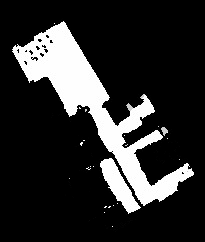
#> input picture Intelligence/Map/rtabmap.png, 205 x 242 px
$ python map_navigator.py
#> lines starting #> are read from the running program, lines starting #| are printed output that depends on the picture; after the words box and inside, x2 and y2 are one past the last pixel; in counts of white or black regions, pixels touching at a corner belong together
#!/usr/bin/env python3
"""
Map Navigator
=============
Displays rtabmap.png (10.25 x 12.1 m, centre = world origin) and lets you
drive the UGV by dragging an arrow on the map:

  • Left-click drag  → send  goto(target_position)
                       Arrow origin = XY goal, arrow direction = heading hint
  • S                → stop the robot
  • Q / Esc          → quit

The robot's live position and heading are rendered on the map in real time.
"""

import os
import sys
import math
import threading
import json

import cv2
import numpy as np

# ── Allow importing from Experiments/ ───────────────────────────────────────
_THIS_DIR = os.path.dirname(os.path.abspath(__file__))
sys.path.insert(0, os.path.join(_THIS_DIR, "..", "..", "Experiments"))

from config import TWIN_UUID, TWIN_LIDAR_UUID, ENVIRONMENT_UUID
from cyberwave import Cyberwave

# ── Physical map dimensions (metres) ────────────────────────────────────────
MAP_W_M = 10.25   # x-axis  (left ↔ right)
MAP_H_M = 12.1    # y-axis  (down ↕ up)

# ── Display scaling (pixels per source pixel) ────────────────────────────────
DISPLAY_SCALE = 5

# ── Load map image ───────────────────────────────────────────────────────────
_MAP_PATH = os.path.join(_THIS_DIR, "rtabmap.png")
_BASE_IMG = cv2.imread(_MAP_PATH)
#> _BASE_IMG is the input picture: shape (242, 205, 3); min 0, max 255, mean 45.2
if _BASE_IMG is None:
    raise FileNotFoundError(f"Cannot load map image: {_MAP_PATH}")

_SRC_H, _SRC_W = _BASE_IMG.shape[:2]
DISP_W = _SRC_W * DISPLAY_SCALE
#> DISP_W = 1025
DISP_H = _SRC_H * DISPLAY_SCALE
#> DISP_H = 1210

# ── Load logo (BGRA so we can use the alpha channel) ─────────────────────────
_LOGO_PATH = os.path.join(_THIS_DIR, "CyberwaveLogo.png")
_LOGO_BGRA = cv2.imread(_LOGO_PATH, cv2.IMREAD_UNCHANGED)  # may be BGR or BGRA
if _LOGO_BGRA is not None:
    # Scale logo so its width is ~18 % of the display width
    _logo_target_w = max(120, int(DISP_W * 0.38))
    _logo_h, _logo_w = _LOGO_BGRA.shape[:2]
    _logo_scale = _logo_target_w / _logo_w
    _logo_target_h = int(_logo_h * _logo_scale)
    _LOGO_BGRA = cv2.resize(_LOGO_BGRA, (_logo_target_w, _logo_target_h), interpolation=cv2.INTER_AREA)
    # If no alpha channel, add one (fully opaque)
    if _LOGO_BGRA.shape[2] == 3:
        _LOGO_BGRA = cv2.cvtColor(_LOGO_BGRA, cv2.COLOR_BGR2BGRA)
else:
    print(f"Warning: could not load logo from {_LOGO_PATH}")

# ── Load circle logo (smaller, positioned below main logo) ───────────────────
_LOGO_CIRCLE_PATH = os.path.join(_THIS_DIR, "LogoCircleBW.png")
_LOGO_CIRCLE_BGRA = cv2.imread(_LOGO_CIRCLE_PATH, cv2.IMREAD_UNCHANGED)  # may be BGR or BGRA
if _LOGO_CIRCLE_BGRA is not None:
    # Scale circle logo smaller than main logo (~40% of main logo width)
    _circle_target_w = max(50, int(DISP_W * 0.10))
    _circle_h, _circle_w = _LOGO_CIRCLE_BGRA.shape[:2]
    _circle_scale = _circle_target_w / _circle_w
    _circle_target_h = int(_circle_h * _circle_scale)
    _LOGO_CIRCLE_BGRA = cv2.resize(_LOGO_CIRCLE_BGRA, (_circle_target_w, _circle_target_h), interpolation=cv2.INTER_AREA)
    # If no alpha channel, add one (fully opaque)
    if _LOGO_CIRCLE_BGRA.shape[2] == 3:
        _LOGO_CIRCLE_BGRA = cv2.cvtColor(_LOGO_CIRCLE_BGRA, cv2.COLOR_BGR2BGRA)
else:
    _LOGO_CIRCLE_BGRA = None
    print(f"Warning: could not load circle logo from {_LOGO_CIRCLE_PATH}")

_LOGO_MARGIN = 10   # pixels from edge

# ── Coordinate conversion helpers ────────────────────────────────────────────
# [5 lines left out: function world_to_px, not called in this run]


def px_to_world(px: int, py: int) -> tuple[float, float]:
    """Display-image pixel → world metres (inverse of 90° CW rotation)."""
    wx = (py / DISP_H - 0.5) * MAP_H_M
    wy = (px / DISP_W - 0.5) * MAP_W_M
    return wx, wy


# [40 lines left out: functions display_to_api, _check_zone, not called in this run]

# ── Load zone masks ───────────────────────────────────────────────────────────
_ZONES_PATH = os.path.join(_THIS_DIR, "Zones")
_zones: dict = {}  # {zone_id: {"name": str, "mask": np.ndarray, "mask_scaled": np.ndarray}}
if os.path.exists(_ZONES_PATH):
    print(f"Loading zones from: {_ZONES_PATH}")
    for filename in sorted(os.listdir(_ZONES_PATH)):
        if filename.endswith(".png"):
            # Parse filename: "1_ZoneName.png" → id=1, name="ZoneName"
            base = filename[:-4]  # remove .png
            parts = base.split("_", 1)
            if len(parts) == 2 and parts[0].isdigit():
                zone_id = int(parts[0])
                zone_name = parts[1]
                zone_path = os.path.join(_ZONES_PATH, filename)
                zone_img = cv2.imread(zone_path, cv2.IMREAD_UNCHANGED)
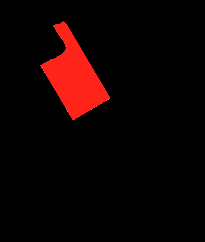
#> input picture Intelligence/Map/Zones/2_MainWorkZone.png, 205 x 242 px
#> zone_img is the input picture: shape (242, 205, 4); mean B, G, R, A 1.6, 2.3, 16.1, 16.1
                if zone_img is not None:
                    # Find centroid of colored (non-transparent) region
                    if zone_img.shape[2] == 4:
                        # Use alpha channel to mask non-transparent
                        alpha = zone_img[:, :, 3]
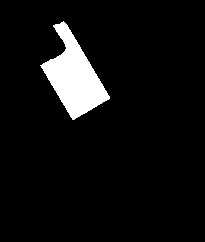
#> alpha: shape (242, 205); min 0, max 255, mean 16.1
                        mask = alpha > 0
#> mask: shape (242, 205) bool; 6.3% white; 1 white region, box (x1, y1, x2, y2) and area: (40, 21, 110, 120) 3140
                    else:
                        # No alpha, use any non-black pixel
                        mask = np.any(zone_img[:, :, :3] > 1, axis=2)

                    coords = np.column_stack(np.where(mask))
#> coords = 3140 pairs, first value 21 to 119, second value 40 to 109
                    if coords.size > 0:
                        centroid_px = coords.mean(axis=0)  # (y, x)
#> centroid_px = [76.43, 73.95]
                        centroid_y, centroid_x = centroid_px
#> centroid_y = 76.43; centroid_x = 73.95
                        # Convert to world coordinates
                        # zone_img is (H, W), so map to display and then to world
                        disp_x = int(centroid_x * DISP_W / zone_img.shape[1])
#> disp_x = 369
                        disp_y = int(centroid_y * DISP_H / zone_img.shape[0])
#> disp_y = 382
                        wx, wy = px_to_world(disp_y, disp_x)
#> in px_to_world, `wx = (py / DISP_H - 0.5) * MAP_H_M`: wx = -2.36
#> in px_to_world, `wy = (px / DISP_W - 0.5) * MAP_W_M`: wy = -1.3
#> wx = -2.36; wy = -1.3
                        # print(f"    Centroid: (display px: {disp_x:.1f}, {disp_y:.1f})  (world: {wx:.3f}, {wy:.3f})")
                    else:
                        print("    Centroid: (no colored region found)")
                    # Scale to display dimensions
                    zone_scaled = cv2.resize(zone_img, (DISP_W, DISP_H), interpolation=cv2.INTER_NEAREST)
                    _zones[zone_id] = {"name": zone_name, "mask": zone_img, "mask_scaled": zone_scaled, "centroid_disp": (disp_x, disp_y)}
                    print(f"  ✓ Zone {zone_id}: {zone_name} Centroid px({disp_x:.1f}, {disp_y:.1f}) Centroid world({wx:.3f}, {wy:.3f})")
#|   ✓ Zone 2: MainWorkZone Centroid px(369.0, 382.0) Centroid world(-2.360, -1.305)
                else:
                    print(f"  ✗ Failed to load {filename}")
else:
    print(f"Note: Zones folder not found at {_ZONES_PATH}")

if not _zones:
    print("  (No zones loaded)")

# ── AprilTag marker definitions ─────────────────────────────────────────────
# Each tag: id, size (m), x, y, heading_hint (dx, dy)
APRILTAG_MARKERS = [
    { #Charging
        "id": 0,
        "size_m": 0.2,  # 200mm
        "x": -2.070,
        "y": -3.905,
        "heading_hint": {"dx": 71, "dy": -46},
    },
        { # Bedroom
        "id": 1,
        "size_m": 0.2,  # 200mm
        "x": 4.11,
        "y": 2.32,
        "heading_hint": {"dx": -46, "dy": -76},
    },
    { #Hallway
        "id": 2,
        "size_m": 0.2,  # 200mm
        "x": 1.23,
        "y": 0.145,
        "heading_hint": {"dx": 60, "dy": -36},
    },
    { #Shower
        "id": 3,
        "size_m": 0.2,  # 200mm
        "x": 0.02,
        "y": 1.905,
        "heading_hint": {"dx": -51, "dy": 38},
    },
    # Add more tags here as needed
]

# ── Drawing function for AprilTags ──────────────────────────────────────────
# [32 lines left out: function _draw_apriltags, not called in this run]

_current_zone: dict | None = None  # Currently active zone (if robot is in one)

# ── Robot state (updated from subscription callbacks) ────────────────────────
_robot_lock = threading.Lock()
_robot: dict = {"x": 0.0, "y": 0.0, "yaw": 0.0}

# ── Lidar state ──────────────────────────────────────────────────────────────
# Lidar is mounted at [0.04, 0.0, 0.12]m from base_footprint with 90° Z rotation
_LIDAR_OFFSET_X = 0.04  # metres
_LIDAR_OFFSET_Y = 0.0   # metres
# Rotation: lidar_optical → base_footprint is 90° CCW around Z
# Transform: base_x = -lidar_y + offset_x, base_y = lidar_x + offset_y

_lidar_lock = threading.Lock()
_lidar_scan = {"angles": [], "ranges": [], "intensities": []}

# ── Battery state ────────────────────────────────────────────────────────────
_battery_lock = threading.Lock()
_battery = {"level": 0.0, "voltage": 0.0}  # Battery percentage and voltage


# [117 lines left out: functions _on_battery_telemetry, _on_lidar_scan, _quat_to_yaw, _on_position, _on_rotation, not called in this run]


# ── Cyberwave connection ─────────────────────────────────────────────────────
#> (the run stopped early here; a loop or call above may not have finished)
